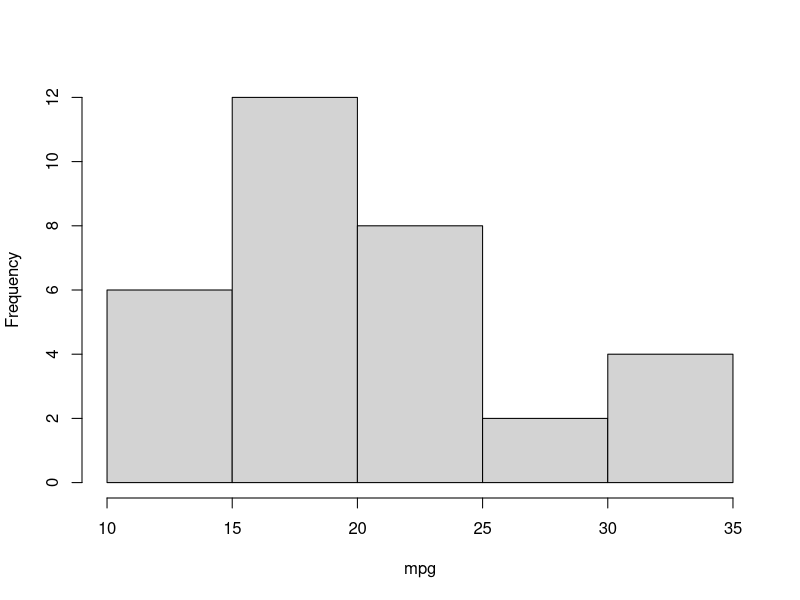
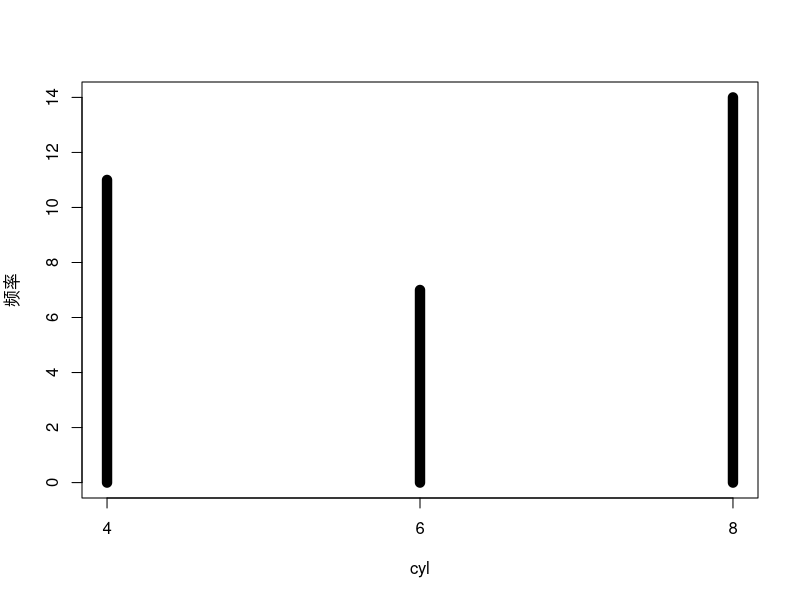
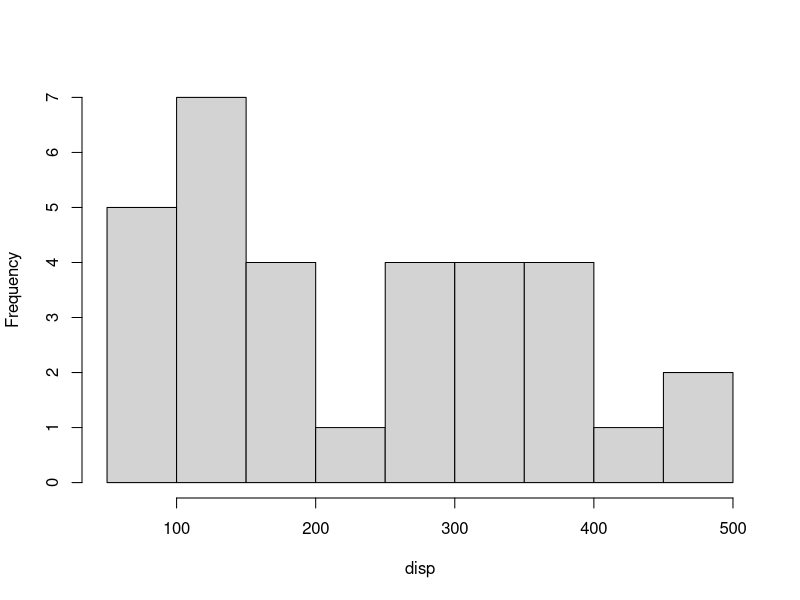
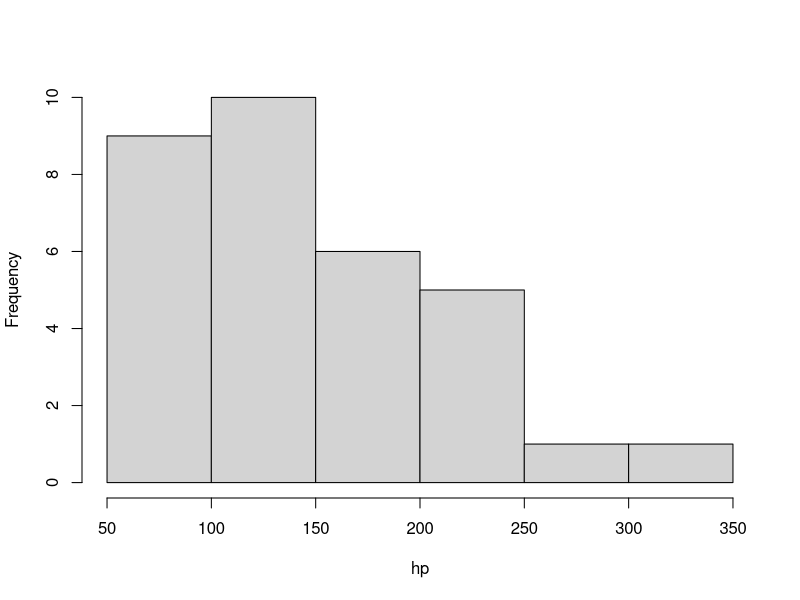
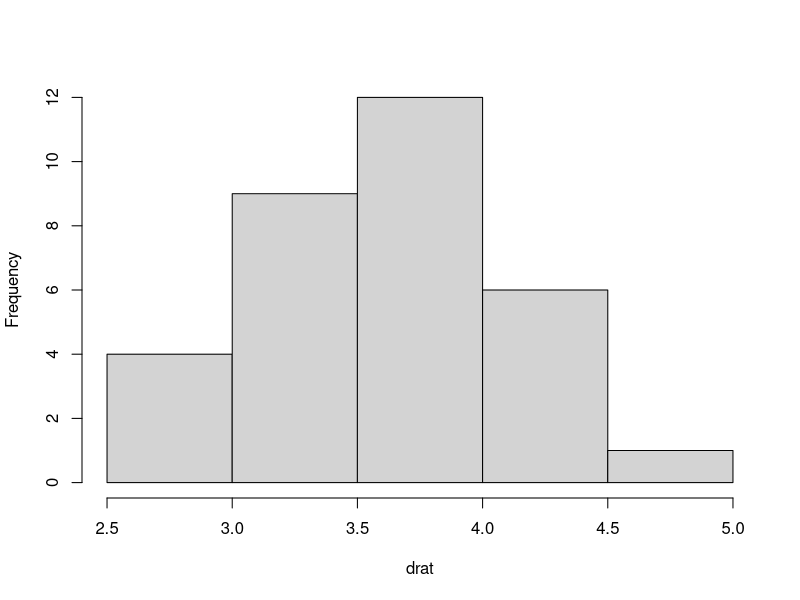
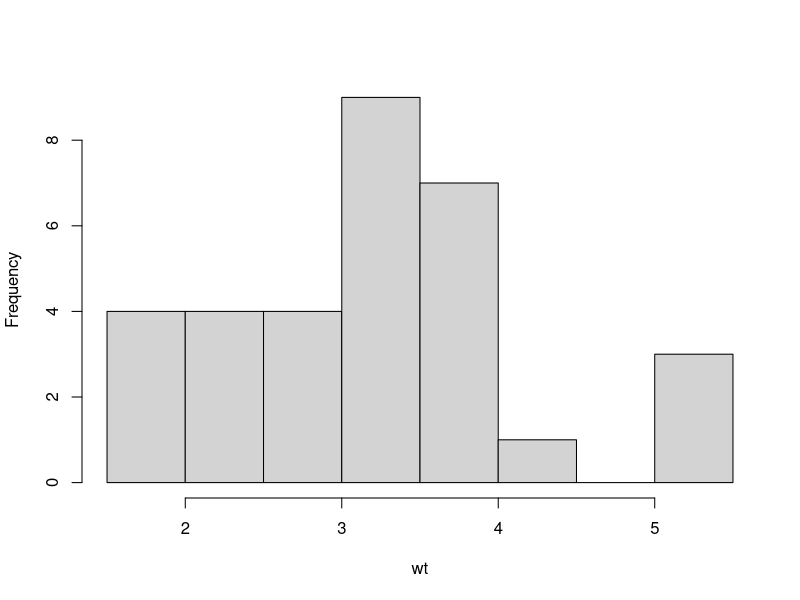
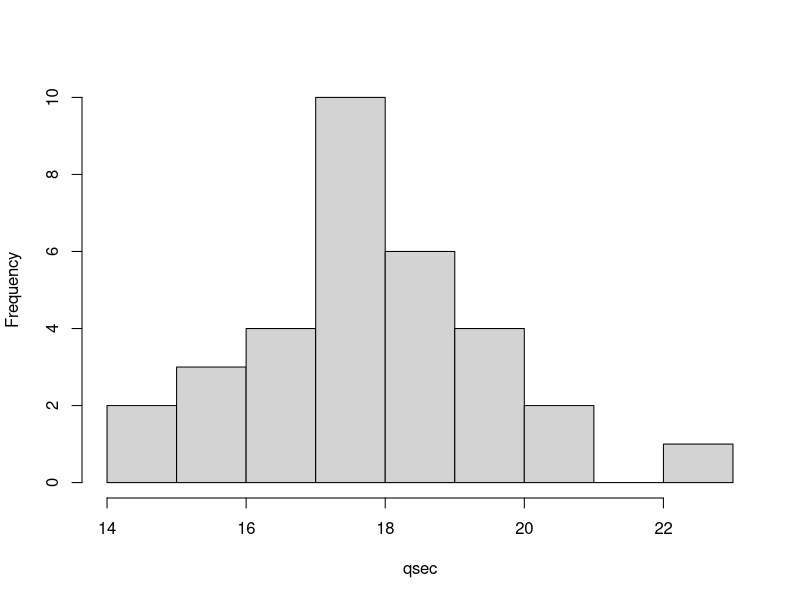
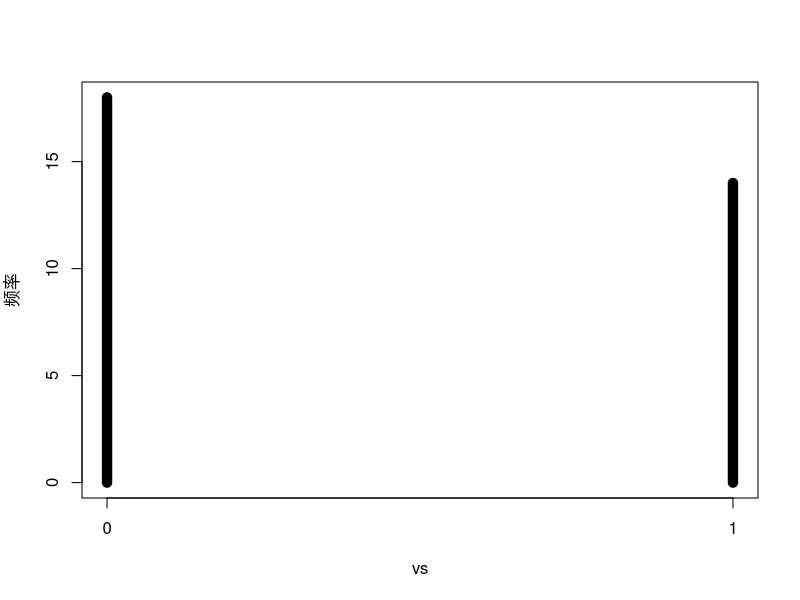

Recreate these plots in R, in order.
## ---- chunk 1
for (i in names(mtcars)) {
  cat('\n\n# 变量 `', i, '` 的概要\n\n')
  x <- mtcars[, i]
  if (length(unique(x)) <= 6) {
    cat('`', i, '` 是一个分类变量。\n\n')
    plot(table(x), xlab = i, ylab = '频率', lwd = 10)
  } else {
    cat('连续变量 `', i, '` 的直方图。\n\n')
    hist(x, xlab = i, main = '')
  }
}
